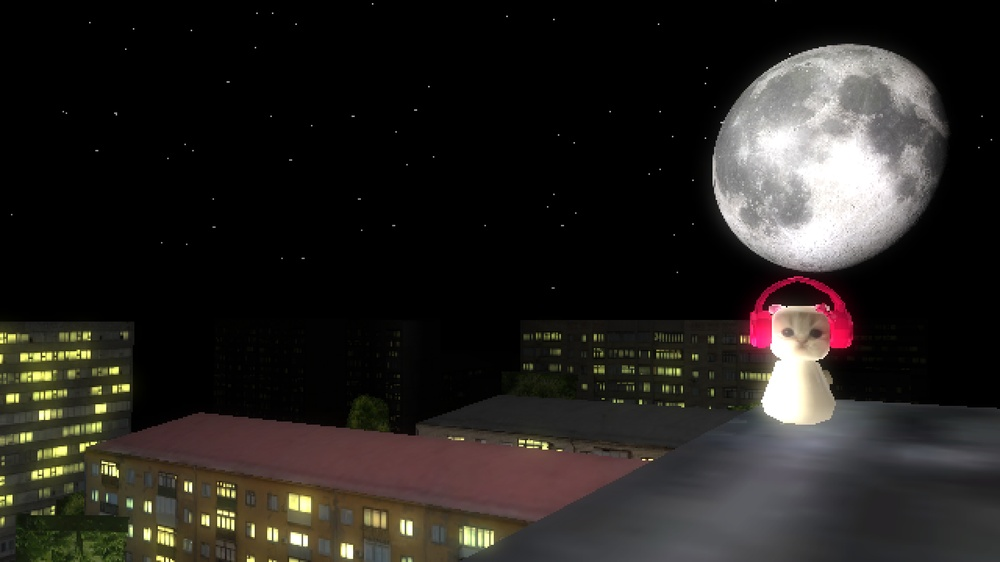
#> input picture python/test.jpg, 1000 x 562 px, shrunk from 1920 x 1080 before the run
$ python photo1.py
#> lines starting #> are read from the running program, lines starting #| are printed output that depends on the picture
import cv2
import numpy as np
import os


current_dir = os.path.dirname(os.path.abspath(__file__))
img_path = os.path.join(current_dir, 'test.jpg')

if os.path.exists(img_path):

    img = cv2.imdecode(np.fromfile(img_path, dtype=np.uint8), cv2.IMREAD_COLOR)
#> img is the input picture: shape (562, 1000, 3); mean B, G, R 32.8, 35.9, 39.1

    if img is not None:
        print("✅ 原图读取成功！")
        print(f"   原图尺寸: {img.shape}")
#|    原图尺寸: (562, 1000, 3)


        gray_img = cv2.cvtColor(img, cv2.COLOR_BGR2GRAY)
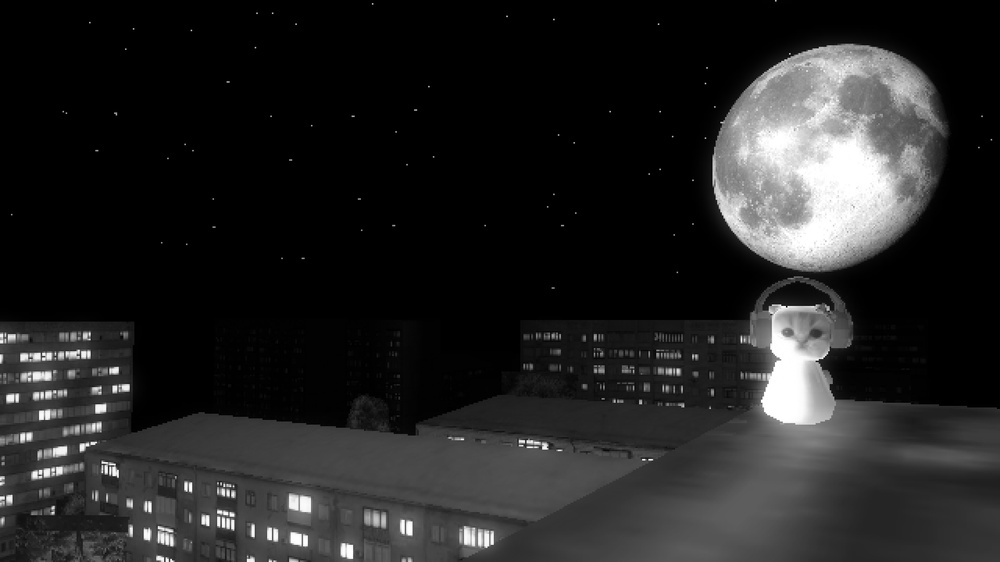
#> gray_img: shape (562, 1000); min 0, max 255, mean 36.5

        print("✅ 灰度图转换完成！")
        print(f"   灰度图尺寸: {gray_img.shape}")
#|    灰度图尺寸: (562, 1000)


        gray_path = os.path.join(current_dir, 'gray_test.jpg')
        cv2.imwrite(gray_path, gray_img)
        print(f"✅ 图片已保存至: {gray_path}")


        cv2.imshow('Original Image', img)
        cv2.imshow('Gray Image', gray_img)
        print("\n👀 图片已显示，按任意键退出...")
        cv2.waitKey(0)
        cv2.destroyAllWindows()

    else:
        print("❌ 读取失败：文件存在，但无法解码。")
else:
    print("❌ 错误：文件不存在。")
